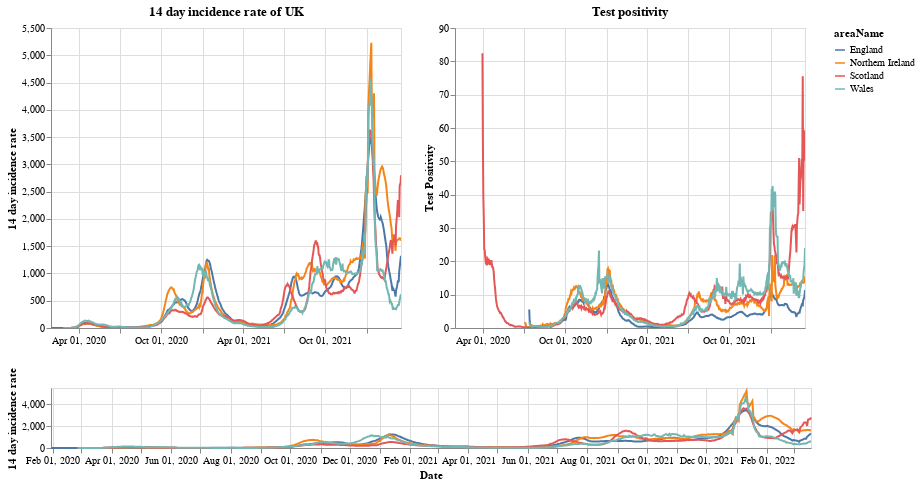

This figure's notebook cell:
### Markdown cell above
# Plots

First a plot with each country in the UK. The top right shows the positivity rate for (which is the percentage of registered tests which were positive) while the top left is the 14 day incidence rate. The bottom chart can be used to select the timeframe (does not work on a mobile device).

### Code cell
#collapse
brush = alt.selection(type='interval', name='DateBrush',encodings=['x'],fields=['Time'])
leg_selection = alt.selection_multi(fields=['areaName'], bind='legend')

base = alt.Chart(uk_cases).mark_line().encode(
    x=alt.X("yearmonthdate(date):T", axis=alt.Axis(title='Date')),
    y=alt.Y("twoWeeklyCasesRate:Q", axis=alt.Axis(title='14 day incidence rate')),
    tooltip=['areaName', 'date','twoWeeklyCasesRate', 'testPositivity'],
    color='areaName',
    opacity=alt.condition(leg_selection, alt.value(2), alt.value(0.1))
).add_selection(leg_selection).properties(width=350)

upper = base.encode(alt.X('yearmonthdate(date):T', axis=alt.Axis(title=''),
                         scale=alt.Scale(domain=brush))
                   ).properties(title=f'14 day incidence rate of UK')
upper_right = upper.encode(alt.Y('testPositivity:Q', axis=alt.Axis(title='Test Positivity'))).properties(title='Test positivity')
lower = base.properties(height=60, width = 760).add_selection(brush)

(upper | upper_right) & lower

### Figure 1 — Vega-Lite specification as saved in the notebook (floating-point values rounded to 4 significant figures; data arrays with more than 128 entries replaced by an {"elided": "..."} marker saying what was removed)
{"config": {"view": {"continuousWidth": 400, "continuousHeight": 300}}, "vconcat": [{"hconcat": [{"mark": "line", "encoding": {"color": {"type": "nominal", "field": "areaName"}, "opacity": {"condition": {"value": 2, "selection": "selector001"}, "value": 0.1}, "tooltip": [{"type": "nominal", "field": "areaName"}, {"type": "temporal", "field": "date"}, {"type": "quantitative", "field": "twoWeeklyCasesRate"}, {"type": "quantitative", "field": "testPositivity"}], "x": {"type": "temporal", "axis": {"title": ""}, "field": "date", "scale": {"domain": {"selection": "DateBrush"}}, "timeUnit": "yearmonthdate"}, "y": {"type": "quantitative", "axis": {"title": "14 day incidence rate"}, "field": "twoWeeklyCasesRate"}}, "selection": {"selector001": {"type": "multi", "fields": ["areaName"], "bind": "legend"}}, "title": "14 day incidence rate of UK", "width": 350}, {"mark": "line", "encoding": {"color": {"type": "nominal", "field": "areaName"}, "opacity": {"condition": {"value": 2, "selection": "selector001"}, "value": 0.1}, "tooltip": [{"type": "nominal", "field": "areaName"}, {"type": "temporal", "field": "date"}, {"type": "quantitative", "field": "twoWeeklyCasesRate"}, {"type": "quantitative", "field": "testPositivity"}], "x": {"type": "temporal", "axis": {"title": ""}, "field": "date", "scale": {"domain": {"selection": "DateBrush"}}, "timeUnit": "yearmonthdate"}, "y": {"type": "quantitative", "axis": {"title": "Test Positivity"}, "field": "testPositivity"}}, "selection": {"selector001": {"type": "multi", "fields": ["areaName"], "bind": "legend"}}, "title": "Test positivity", "width": 350}]}, {"mark": "line", "encoding": {"color": {"type": "nominal", "field": "areaName"}, "opacity": {"condition": {"value": 2, "selection": "selector001"}, "value": 0.1}, "tooltip": [{"type": "nominal", "field": "areaName"}, {"type": "temporal", "field": "date"}, {"type": "quantitative", "field": "twoWeeklyCasesRate"}, {"type": "quantitative", "field": "testPositivity"}], "x": {"type": "temporal", "axis": {"title": "Date"}, "field": "date", "timeUnit": "yearmonthdate"}, "y": {"type": "quantitative", "axis": {"title": "14 day incidence rate"}, "field": "twoWeeklyCasesRate"}}, "height": 60, "selection": {"selector001": {"type": "multi", "fields": ["areaName"], "bind": "legend"}, "DateBrush": {"type": "interval", "encodings": ["x"], "fields": ["Time"]}}, "width": 760}], "data": {"name": "data-937e866fa34f17ea75bbebc21619943d"}, "$schema": "https://vega.github.io/schema/vega-lite/v4.8.1.json", "datasets": {"data-937e866fa34f17ea75bbebc21619943d": {"elided": "3032 records"}}}
